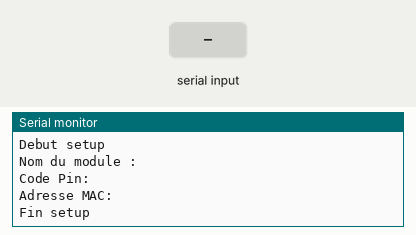
Recording of a sketch running on a simulated Arduino Mega 2560, built with avr-gcc and run on an emulated ATmega2560. Parts: the last lines printed to the serial monitor. Inputs (shaded band) come from the test bench.

Above: at 7.2 s.
7.3 s: "ButtonRecuCapteur" received over Serial
At 9.2 s:
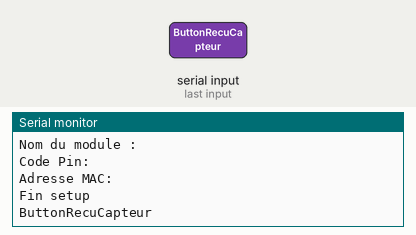
9.8 s: "ButtonRecuCapteur" received over the second serial link
At 11.4 s:
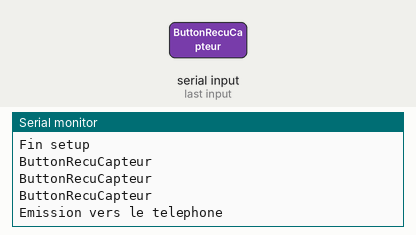
12.3 s: "Button1" received over Serial
At 13.9 s:
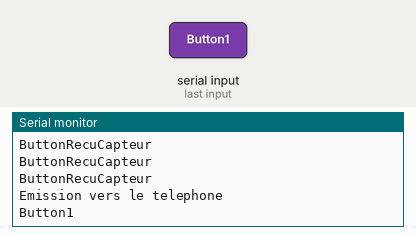
14.8 s: "Button1" received over the second serial link
At 16.4 s:
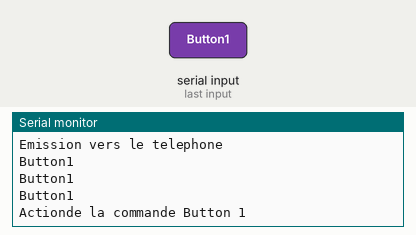

Measured:
- after the input at 7.3 s, the serial monitor: prints a new line after 1.0 s (image 1)
- after the input at 9.8 s, the serial monitor: prints a new line after 1.1 s (image 2)
- after the input at 12.3 s, the serial monitor: prints a new line after 1.0 s (image 3)
- after the input at 14.8 s, the serial monitor: prints a new line after 1.0 s (image 4)

The sketch:

BLE.ino
```cpp
#define RxD 18
#define TxD 19
#define vitesse_arduino 9600
#define vitesse_bluetooth 9600

String recvChar;
String emitChar;
String commande_bluetooth;

void setup()
{
  Serial.begin(vitesse_arduino);
  pinMode(RxD, INPUT);
  pinMode(TxD, OUTPUT);


  Serial.println("Debut setup");
  Serial1.begin(vitesse_bluetooth);
  Serial1.flush();
  Serial1.print("AT");
  Serial.println(Serial1.readString());
  Serial1.print("AT+NAME?"); //Nom Module
  Serial.print("Nom du module : ");
  Serial.println(Serial1.readString());
//  Serial.print("Vitesse de transmission : ");
//  Serial1.print("AT+BAUD?"); // Vitesse Transmission
//  Serial.println(Serial1.readString());
//  Serial.print("Role (0=Esclave ; 1=Maitre) : ");
//  Serial1.print("AT+ROLE?"); // Role
//  Serial.println(Serial1.readString());
  Serial.print("Code Pin: ");
  Serial1.print("AT+PASS?"); // Code PIN
  Serial.println(Serial1.readString());
//  Serial.print("Version : ");
//  Serial1.print("AT+VERS?"); // Version
//  Serial.println(Serial1.readString());
  Serial.print("Adresse MAC: ");
  Serial1.print("AT+ADDR?"); // Température du module
  Serial.println(Serial1.readString());
//  Serial.print("Save Info: ");
//  Serial1.print("AT+SAVE?"); // Température du module
//  Serial.println(Serial1.readString());
  Serial.println("Fin setup");
  delay(2000);
  Serial1.flush();
}

void loop()
{

  if(Serial1.available()>0)
  {
    recvChar = Serial1.readString();
    Serial.println(recvChar);
    commande_bluetooth = recvChar;
    Serial.println(commande_bluetooth);
//    Serial.print(Serial1.read());
//    Serial.write(Serial1.read());
  }
  if(Serial.available()>0)
  {
    emitChar  = Serial.readString();
    Serial.println(emitChar);
    Serial1.print(emitChar);
//    Serial1.write(Serial.read());
//    Serial1.print(Serial.read());
  }

  if(commande_bluetooth=="ButtonRecuCapteur")
  {
    Serial.println("Emission vers le telephone");
    emitChar="&";
    emitChar=emitChar+"Valeur 1";
    emitChar=emitChar+"%";
    Serial1.print(emitChar);
    commande_bluetooth="";
  }
  if(commande_bluetooth=="Button1")
  {
    Serial.println("Actionde la commande Button 1");
    commande_bluetooth="";
  }
  if(commande_bluetooth=="Button2")
  {
    Serial.println("Actionde la commande Button 2");
    commande_bluetooth="";
  }
  if(commande_bluetooth=="Button3")
  {
    Serial.println("Actionde la commande Button 3");
    commande_bluetooth="";
  }
  if(commande_bluetooth=="Button4")
  {
    Serial.println("Actionde la commande Button 4");
    commande_bluetooth="";
  }
}
```
